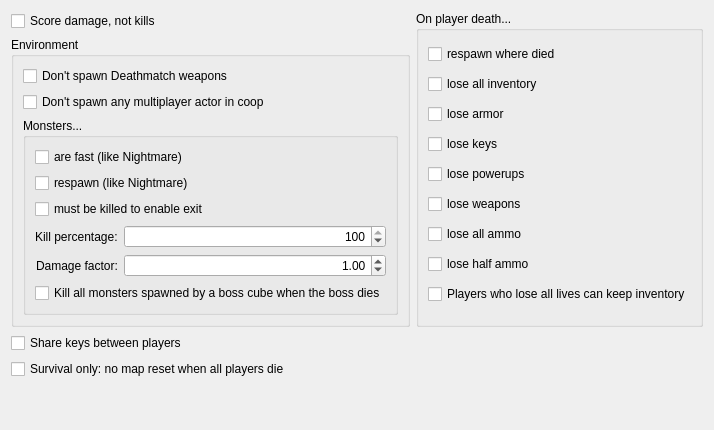
     <widget class="QWidget" name="tabCooperative">
      <attribute name="title">
       <string>Cooperative</string>
      </attribute>
      <layout class="QVBoxLayout" name="verticalLayout_26">
       <item>
        <layout class="QHBoxLayout" name="horizontalLayout_3">
         <property name="rightMargin">
          <number>0</number>
         </property>
         <item>
          <layout class="QVBoxLayout" name="verticalLayout_10">
           <item>
            <widget class="QCheckBox" name="cbScoreDamageNotKills">
             <property name="text">
              <string>Score damage, not kills</string>
             </property>
            </widget>
           </item>
           <item>
            <widget class="QGroupBox" name="groupBox_7">
             <property name="title">
              <string>Environment</string>
             </property>
             <layout class="QVBoxLayout" name="verticalLayout_11">
              <item>
               <widget class="QCheckBox" name="cbDontSpawnDeathmatchWeapons">
                <property name="text">
                 <string>Don't spawn Deathmatch weapons</string>
                </property>
               </widget>
              </item>
              <item>
               <widget class="QCheckBox" name="cbDontSpawnAnyMultiplayerItem">
                <property name="toolTip">
                 <string>&lt;p&gt;Spawn map items, monsters and other objects in coop as if the game was single player.&lt;/p&gt;</string>
                </property>
                <property name="text">
                 <string>Don't spawn any multiplayer actor in coop</string>
                </property>
               </widget>
              </item>
              <item>
               <widget class="QGroupBox" name="groupBox_9">
                <property name="title">
                 <string>Monsters...</string>
                </property>
                <layout class="QVBoxLayout" name="verticalLayout_12">
                 <item>
                  <widget class="QCheckBox" name="cbMonstersAreFast">
                   <property name="text">
                    <string>are fast (like Nightmare)</string>
                   </property>
                  </widget>
                 </item>
                 <item>
                  <widget class="QCheckBox" name="cbMonstersRespawn">
                   <property name="text">
                    <string>respawn (like Nightmare)</string>
                   </property>
                  </widget>
                 </item>
                 <item>
                  <widget class="QCheckBox" name="cbMonstersMustBeKilledToExit">
                   <property name="text">
                    <string>must be killed to enable exit</string>
                   </property>
                  </widget>
                 </item>
                 <item>
                  <layout class="QFormLayout" name="formLayout_3">
                   <property name="labelAlignment">
                    <set>Qt::AlignRight|Qt::AlignTrailing|Qt::AlignVCenter</set>
                   </property>
                   <item row="0" column="0">
                    <widget class="QLabel" name="label_9">
                     <property name="text">
                      <string>Kill percentage:</string>
                     </property>
                    </widget>
                   </item>
                   <item row="0" column="1">
                    <widget class="QSpinBox" name="spinMonsterKillPercentage">
                     <property name="alignment">
                      <set>Qt::AlignRight|Qt::AlignTrailing|Qt::AlignVCenter</set>
                     </property>
                     <property name="maximum">
                      <number>100</number>
                     </property>
                     <property name="value">
                      <number>100</number>
                     </property>
                    </widget>
                   </item>
                   <item row="1" column="0">
                    <widget class="QLabel" name="label_14">
                     <property name="toolTip">
                      <string>Multiplier of damage dealt by monsters.</string>
                     </property>
                     <property name="text">
                      <string>Damage factor:</string>
                     </property>
                    </widget>
                   </item>
                   <item row="1" column="1">
                    <widget class="QDoubleSpinBox" name="spinMonstersDamageFactor">
                     <property name="toolTip">
                      <string>&lt;html&gt;&lt;body&gt;&lt;p&gt;Multiplier of damage dealt by monsters.&lt;/p&gt;&lt;/body&gt;&lt;/html&gt;</string>
                     </property>
                     <property name="alignment">
                      <set>Qt::AlignRight|Qt::AlignTrailing|Qt::AlignVCenter</set>
                     </property>
                     <property name="maximum">
                      <double>999999.000000000000000</double>
                     </property>
                     <property name="singleStep">
                      <double>0.100000000000000</double>
                     </property>
                     <property name="value">
                      <double>1.000000000000000</double>
                     </property>
                    </widget>
                   </item>
                  </layout>
                 </item>
                 <item>
                  <widget class="QCheckBox" name="cbKillBossMonsters">
                   <property name="text">
                    <string>Kill all monsters spawned by a boss cube when the boss dies</string>
                   </property>
                  </widget>
                 </item>
                </layout>
               </widget>
              </item>
             </layout>
            </widget>
           </item>
          </layout>
         </item>
         <item>
          <widget class="QGroupBox" name="groupBox_8">
           <property name="title">
            <string>On player death...</string>
           </property>
           <layout class="QVBoxLayout" name="verticalLayout_13">
            <item>
             <widget class="QCheckBox" name="cbRespawnWhereDied">
              <property name="text">
               <string>respawn where died</string>
              </property>
             </widget>
            </item>
            <item>
             <widget class="QCheckBox" name="cbLoseAllInventory">
              <property name="text">
               <string>lose all inventory</string>
              </property>
             </widget>
            </item>
            <item>
             <widget class="QCheckBox" name="cbLoseArmor">
              <property name="text">
               <string>lose armor</string>
              </property>
             </widget>
            </item>
            <item>
             <widget class="QCheckBox" name="cbLoseKeys">
              <property name="text">
               <string>lose keys</string>
              </property>
             </widget>
            </item>
            <item>
             <widget class="QCheckBox" name="cbLosePowerups">
              <property name="text">
               <string>lose powerups</string>
              </property>
             </widget>
            </item>
            <item>
             <widget class="QCheckBox" name="cbLoseWeapons">
              <property name="text">
               <string>lose weapons</string>
              </property>
             </widget>
            </item>
            <item>
             <widget class="QCheckBox" name="cbLoseAllAmmo">
              <property name="text">
               <string>lose all ammo</string>
              </property>
             </widget>
            </item>
            <item>
             <widget class="QCheckBox" name="cbLoseHalfAmmo">
              <property name="text">
               <string>lose half ammo</string>
              </property>
             </widget>
            </item>
            <item>
             <widget class="QCheckBox" name="cbDeadPlayersCanKeepInventory">
              <property name="toolTip">
               <string>&lt;p&gt;If set, players who lose all lives and become dead spectators will still keep inventory in accordance to the &amp;quot;Lose inventory&amp;quot; flags. When they will finally be able to play again, all their items will be returned to them.&lt;/p&gt;

&lt;p&gt;If unset, players who lose all lives will always lose their entire inventory, regardless of the &amp;quot;Lose inventory&amp;quot; flags.&lt;/p&gt;</string>
              </property>
              <property name="text">
               <string>Players who lose all lives can keep inventory</string>
              </property>
             </widget>
            </item>
           </layout>
          </widget>
         </item>
        </layout>
       </item>
       <item>
        <widget class="QCheckBox" name="cbShareKeys">
         <property name="text">
          <string>Share keys between players</string>
         </property>
        </widget>
       </item>
       <item>
        <widget class="QCheckBox" name="cbSurvivalNoMapResetOnDeath">
         <property name="toolTip">
          <string>&lt;html&gt;&lt;head/&gt;&lt;body&gt;&lt;p&gt;Players will be respawned with full lives but the map will not be reset. Inventory will be preserved in accordance to &amp;quot;Lose inventory&amp;quot; flags. Players will be able to continue from the point where they died.&lt;/p&gt;&lt;/body&gt;&lt;/html&gt;</string>
         </property>
         <property name="text">
          <string>Survival only: no map reset when all players die</string>
         </property>
        </widget>
       </item>
       <item>
        <spacer name="verticalSpacer_3">
         <property name="orientation">
          <enum>Qt::Vertical</enum>
         </property>
         <property name="sizeHint" stdset="0">
          <size>
           <width>20</width>
           <height>40</height>
          </size>
         </property>
        </spacer>
       </item>
      </layout>
     </widget>
